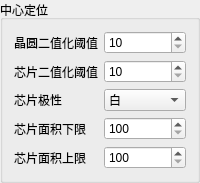
         <widget class="QGroupBox" name="groupBox_center_location">
          <property name="title">
           <string>中心定位</string>
          </property>
          <layout class="QGridLayout" name="gridLayout_16">
           <item row="0" column="0">
            <widget class="QLabel" name="label_15">
             <property name="text">
              <string>晶圆二值化阈值</string>
             </property>
            </widget>
           </item>
           <item row="3" column="1">
            <widget class="QSpinBox" name="spinBox_chip_area_min">
             <property name="minimum">
              <number>100</number>
             </property>
             <property name="maximum">
              <number>9999999</number>
             </property>
            </widget>
           </item>
           <item row="4" column="1">
            <widget class="QSpinBox" name="spinBox_chip_area_max">
             <property name="minimum">
              <number>100</number>
             </property>
             <property name="maximum">
              <number>9999999</number>
             </property>
            </widget>
           </item>
           <item row="3" column="0">
            <widget class="QLabel" name="label_17">
             <property name="text">
              <string>芯片面积下限</string>
             </property>
            </widget>
           </item>
           <item row="1" column="0">
            <widget class="QLabel" name="label_16">
             <property name="text">
              <string>芯片二值化阈值</string>
             </property>
            </widget>
           </item>
           <item row="4" column="0">
            <widget class="QLabel" name="label_18">
             <property name="text">
              <string>芯片面积上限</string>
             </property>
            </widget>
           </item>
           <item row="1" column="1">
            <widget class="QSpinBox" name="spinBox_canny_thre_max">
             <property name="minimum">
              <number>10</number>
             </property>
             <property name="maximum">
              <number>255</number>
             </property>
            </widget>
           </item>
           <item row="0" column="1">
            <widget class="QSpinBox" name="spinBox_canny_thre_min">
             <property name="minimum">
              <number>10</number>
             </property>
             <property name="maximum">
              <number>255</number>
             </property>
            </widget>
           </item>
           <item row="2" column="0">
            <widget class="QLabel" name="label_19">
             <property name="text">
              <string>芯片极性</string>
             </property>
            </widget>
           </item>
           <item row="2" column="1">
            <widget class="QComboBox" name="comboBox_location_Politary">
             <item>
              <property name="text">
               <string>白</string>
              </property>
             </item>
             <item>
              <property name="text">
               <string>黑</string>
              </property>
             </item>
            </widget>
           </item>
          </layout>
         </widget>
